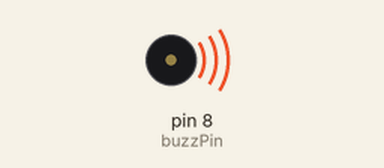
This sketch was run on a simulated Arduino Uno, built with avr-gcc and run on an emulated ATmega328P. Parts: buzzer (waves = sounding, pin HIGH).

Above: at 0.02 s.
Timing chart, 0 to 3.0 s (numbered marks = the images above):
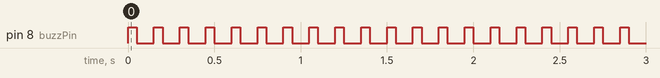

The sketch:

buzzer.ino
```cpp
int buzzPin = 8;

void setup() {
  pinMode(buzzPin, OUTPUT);
}

void loop() {
  digitalWrite(buzzPin, HIGH);
  delay(50);
  digitalWrite(buzzPin, LOW);
  delay(100);

}
```

Measured:
- by itself, pin 8 (buzzPin): alternates HIGH for 0.05 s and LOW for 0.10 s
